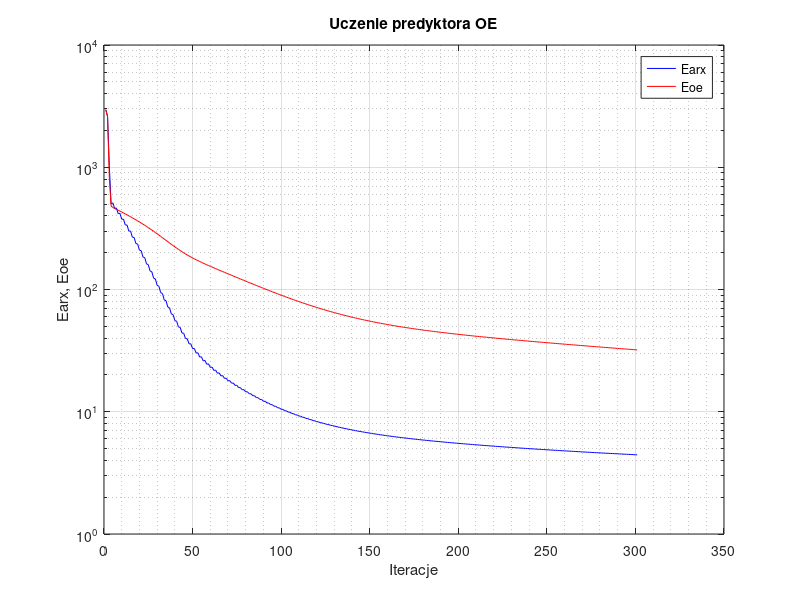
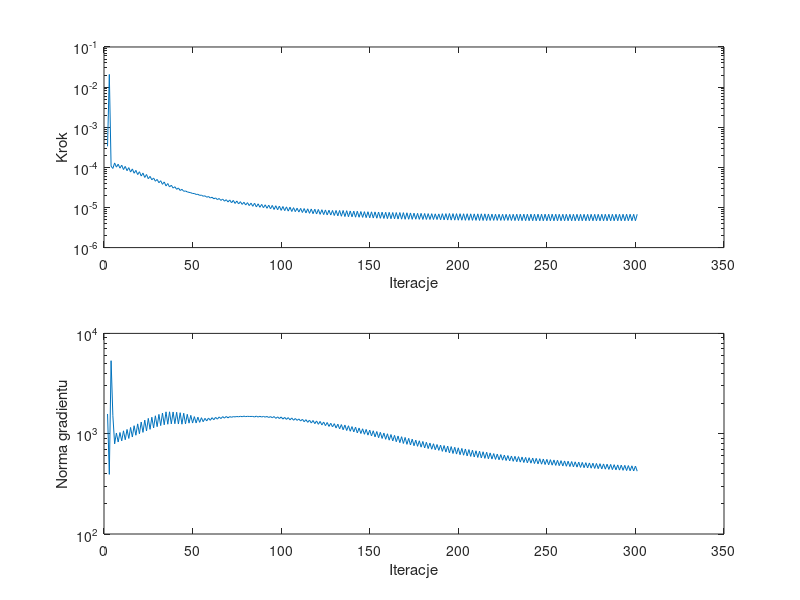

These figures' MATLAB source, in order:
%uczenie predyktora oe
clear all;
n=0; farx(n+1)=2.966373e+003; foe(n+1)=2.946506e+003; wspucz(n+1)=0.000000e+000; ng(n+1)=0.000000e+000;
n=1; farx(n+1)=2.609519e+003; foe(n+1)=2.607865e+003; krok(n+1)=3.347436e-004; ng(n+1)=1.572712e+003;
n=2; farx(n+1)=1.028743e+003; foe(n+1)=8.261857e+002; krok(n+1)=2.069473e-002; ng(n+1)=3.929852e+002;
n=3; farx(n+1)=5.007362e+002; foe(n+1)=4.819621e+002; krok(n+1)=1.067624e-004; ng(n+1)=5.341779e+003;
n=4; farx(n+1)=5.114030e+002; foe(n+1)=4.680029e+002; krok(n+1)=9.374630e-005; ng(n+1)=1.510876e+003;
n=5; farx(n+1)=4.606756e+002; foe(n+1)=4.599857e+002; krok(n+1)=1.289459e-004; ng(n+1)=7.916524e+002;
n=6; farx(n+1)=4.646830e+002; foe(n+1)=4.526194e+002; krok(n+1)=1.012576e-004; ng(n+1)=1.016171e+003;
n=7; farx(n+1)=4.173081e+002; foe(n+1)=4.449221e+002; krok(n+1)=1.200037e-004; ng(n+1)=8.267738e+002;
n=8; farx(n+1)=4.194464e+002; foe(n+1)=4.376686e+002; krok(n+1)=9.532169e-005; ng(n+1)=1.027868e+003;
n=9; farx(n+1)=3.759170e+002; foe(n+1)=4.300678e+002; krok(n+1)=1.131625e-004; ng(n+1)=8.483263e+002;
n=10; farx(n+1)=3.768613e+002; foe(n+1)=4.228654e+002; krok(n+1)=8.824176e-005; ng(n+1)=1.068071e+003;
n=11; farx(n+1)=3.373708e+002; foe(n+1)=4.153186e+002; krok(n+1)=1.055848e-004; ng(n+1)=8.701543e+002;
n=12; farx(n+1)=3.371458e+002; foe(n+1)=4.081565e+002; krok(n+1)=8.254679e-005; ng(n+1)=1.102662e+003;
n=13; farx(n+1)=3.012939e+002; foe(n+1)=4.006485e+002; krok(n+1)=9.848602e-005; ng(n+1)=8.968512e+002;
n=14; farx(n+1)=3.003405e+002; foe(n+1)=3.934975e+002; krok(n+1)=7.631158e-005; ng(n+1)=1.154308e+003;
n=15; farx(n+1)=2.680729e+002; foe(n+1)=3.860063e+002; krok(n+1)=9.144347e-005; ng(n+1)=9.267852e+002;
n=16; farx(n+1)=2.665145e+002; foe(n+1)=3.788659e+002; krok(n+1)=7.130722e-005; ng(n+1)=1.201394e+003;
n=17; farx(n+1)=2.375780e+002; foe(n+1)=3.714064e+002; krok(n+1)=8.408970e-005; ng(n+1)=9.651857e+002;
n=18; farx(n+1)=2.356261e+002; foe(n+1)=3.642708e+002; krok(n+1)=6.596013e-005; ng(n+1)=1.253187e+003;
n=19; farx(n+1)=2.097675e+002; foe(n+1)=3.568276e+002; krok(n+1)=7.777812e-005; ng(n+1)=9.983920e+002;
n=20; farx(n+1)=2.075906e+002; foe(n+1)=3.497004e+002; krok(n+1)=6.079792e-005; ng(n+1)=1.307480e+003;
n=21; farx(n+1)=1.845453e+002; foe(n+1)=3.422786e+002; krok(n+1)=7.204982e-005; ng(n+1)=1.030623e+003;
n=22; farx(n+1)=1.823072e+002; foe(n+1)=3.351681e+002; krok(n+1)=5.603333e-005; ng(n+1)=1.365717e+003;
n=23; farx(n+1)=1.618928e+002; foe(n+1)=3.277924e+002; krok(n+1)=6.630174e-005; ng(n+1)=1.065181e+003;
n=24; farx(n+1)=1.596772e+002; foe(n+1)=3.207215e+002; krok(n+1)=5.210339e-005; ng(n+1)=1.421250e+003;
n=25; farx(n+1)=1.418644e+002; foe(n+1)=3.134372e+002; krok(n+1)=5.962617e-005; ng(n+1)=1.105555e+003;
n=26; farx(n+1)=1.395945e+002; foe(n+1)=3.064517e+002; krok(n+1)=4.888219e-005; ng(n+1)=1.459767e+003;
n=27; farx(n+1)=1.239836e+002; foe(n+1)=2.992829e+002; krok(n+1)=5.429951e-005; ng(n+1)=1.140532e+003;
n=28; farx(n+1)=1.218609e+002; foe(n+1)=2.924045e+002; krok(n+1)=4.508384e-005; ng(n+1)=1.508762e+003;
n=29; farx(n+1)=1.081863e+002; foe(n+1)=2.853808e+002; krok(n+1)=5.001332e-005; ng(n+1)=1.175324e+003;
n=30; farx(n+1)=1.062953e+002; foe(n+1)=2.786520e+002; krok(n+1)=4.135969e-005; ng(n+1)=1.557374e+003;
n=31; farx(n+1)=9.430687e+001; foe(n+1)=2.718213e+002; krok(n+1)=4.645269e-005; ng(n+1)=1.204486e+003;
n=32; farx(n+1)=9.272174e+001; foe(n+1)=2.652885e+002; krok(n+1)=3.773938e-005; ng(n+1)=1.606958e+003;
n=33; farx(n+1)=8.222386e+001; foe(n+1)=2.587089e+002; krok(n+1)=4.334515e-005; ng(n+1)=1.226629e+003;
n=34; farx(n+1)=8.096685e+001; foe(n+1)=2.524240e+002; krok(n+1)=3.440034e-005; ng(n+1)=1.651949e+003;
n=35; farx(n+1)=7.196860e+001; foe(n+1)=2.461569e+002; krok(n+1)=3.955346e-005; ng(n+1)=1.242802e+003;
n=36; farx(n+1)=7.089505e+001; foe(n+1)=2.402147e+002; krok(n+1)=3.242569e-005; ng(n+1)=1.653078e+003;
n=37; farx(n+1)=6.319617e+001; foe(n+1)=2.343370e+002; krok(n+1)=3.584012e-005; ng(n+1)=1.253359e+003;
n=38; farx(n+1)=6.232780e+001; foe(n+1)=2.287811e+002; krok(n+1)=3.047298e-005; ng(n+1)=1.646663e+003;
n=39; farx(n+1)=5.572050e+001; foe(n+1)=2.233297e+002; krok(n+1)=3.287905e-005; ng(n+1)=1.257221e+003;
n=40; farx(n+1)=5.507318e+001; foe(n+1)=2.181938e+002; krok(n+1)=2.832743e-005; ng(n+1)=1.636097e+003;
n=41; farx(n+1)=4.939838e+001; foe(n+1)=2.131877e+002; krok(n+1)=3.061523e-005; ng(n+1)=1.249258e+003;
n=42; farx(n+1)=4.896077e+001; foe(n+1)=2.084927e+002; krok(n+1)=2.647223e-005; ng(n+1)=1.619122e+003;
n=43; farx(n+1)=4.411178e+001; foe(n+1)=2.039450e+002; krok(n+1)=2.832743e-005; ng(n+1)=1.243532e+003;
n=44; farx(n+1)=4.384028e+001; foe(n+1)=1.996935e+002; krok(n+1)=2.531441e-005; ng(n+1)=1.599793e+003;
n=45; farx(n+1)=3.970700e+001; foe(n+1)=1.955968e+002; krok(n+1)=2.581106e-005; ng(n+1)=1.253317e+003;
n=46; farx(n+1)=3.955469e+001; foe(n+1)=1.917638e+002; krok(n+1)=2.444110e-005; ng(n+1)=1.561294e+003;
n=47; farx(n+1)=3.599726e+001; foe(n+1)=1.880749e+002; krok(n+1)=2.383042e-005; ng(n+1)=1.273780e+003;
n=48; farx(n+1)=3.595568e+001; foe(n+1)=1.846180e+002; krok(n+1)=2.331194e-005; ng(n+1)=1.524026e+003;
n=49; farx(n+1)=3.288458e+001; foe(n+1)=1.812860e+002; krok(n+1)=2.230894e-005; ng(n+1)=1.276761e+003;
n=50; farx(n+1)=3.292538e+001; foe(n+1)=1.781534e+002; krok(n+1)=2.230894e-005; ng(n+1)=1.480314e+003;
n=51; farx(n+1)=3.024409e+001; foe(n+1)=1.751229e+002; krok(n+1)=2.114892e-005; ng(n+1)=1.278600e+003;
n=52; farx(n+1)=3.036309e+001; foe(n+1)=1.722634e+002; krok(n+1)=2.132008e-005; ng(n+1)=1.461833e+003;
n=53; farx(n+1)=2.800750e+001; foe(n+1)=1.694785e+002; krok(n+1)=2.003236e-005; ng(n+1)=1.297815e+003;
n=54; farx(n+1)=2.817420e+001; foe(n+1)=1.668412e+002; krok(n+1)=2.031518e-005; ng(n+1)=1.443790e+003;
n=55; farx(n+1)=2.610335e+001; foe(n+1)=1.642546e+002; krok(n+1)=1.906326e-005; ng(n+1)=1.316342e+003;
n=56; farx(n+1)=2.629121e+001; foe(n+1)=1.617948e+002; krok(n+1)=1.953303e-005; ng(n+1)=1.423355e+003;
n=57; farx(n+1)=2.446954e+001; foe(n+1)=1.593655e+002; krok(n+1)=1.801245e-005; ng(n+1)=1.340198e+003;
n=58; farx(n+1)=2.464844e+001; foe(n+1)=1.570463e+002; krok(n+1)=1.877682e-005; ng(n+1)=1.433215e+003;
n=59; farx(n+1)=2.304101e+001; foe(n+1)=1.547461e+002; krok(n+1)=1.722049e-005; ng(n+1)=1.359529e+003;
n=60; farx(n+1)=2.320540e+001; foe(n+1)=1.525430e+002; krok(n+1)=1.799457e-005; ng(n+1)=1.445476e+003;
n=61; farx(n+1)=2.178632e+001; foe(n+1)=1.503492e+002; krok(n+1)=1.644725e-005; ng(n+1)=1.378292e+003;
n=62; farx(n+1)=2.192542e+001; foe(n+1)=1.482414e+002; krok(n+1)=1.729605e-005; ng(n+1)=1.456088e+003;
n=63; farx(n+1)=2.067307e+001; foe(n+1)=1.461376e+002; krok(n+1)=1.568168e-005; ng(n+1)=1.396641e+003;
n=64; farx(n+1)=2.078085e+001; foe(n+1)=1.441086e+002; krok(n+1)=1.675717e-005; ng(n+1)=1.469226e+003;
n=65; farx(n+1)=1.966792e+001; foe(n+1)=1.420822e+002; krok(n+1)=1.498382e-005; ng(n+1)=1.414659e+003;
n=66; farx(n+1)=1.974868e+001; foe(n+1)=1.401229e+002; krok(n+1)=1.621284e-005; ng(n+1)=1.480486e+003;
n=67; farx(n+1)=1.875469e+001; foe(n+1)=1.381656e+002; krok(n+1)=1.433996e-005; ng(n+1)=1.428720e+003;
n=68; farx(n+1)=1.881021e+001; foe(n+1)=1.362686e+002; krok(n+1)=1.564369e-005; ng(n+1)=1.486062e+003;
n=69; farx(n+1)=1.792216e+001; foe(n+1)=1.343766e+002; krok(n+1)=1.373458e-005; ng(n+1)=1.437930e+003;
n=70; farx(n+1)=1.795475e+001; foe(n+1)=1.325339e+002; krok(n+1)=1.539889e-005; ng(n+1)=1.480702e+003;
n=71; farx(n+1)=1.715073e+001; foe(n+1)=1.306974e+002; krok(n+1)=1.308609e-005; ng(n+1)=1.457308e+003;
n=72; farx(n+1)=1.716637e+001; foe(n+1)=1.289081e+002; krok(n+1)=1.502405e-005; ng(n+1)=1.480576e+003;
n=73; farx(n+1)=1.643395e+001; foe(n+1)=1.271268e+002; krok(n+1)=1.259177e-005; ng(n+1)=1.470009e+003;
n=74; farx(n+1)=1.643758e+001; foe(n+1)=1.253914e+002; krok(n+1)=1.448879e-005; ng(n+1)=1.484566e+003;
n=75; farx(n+1)=1.576762e+001; foe(n+1)=1.236677e+002; krok(n+1)=1.224850e-005; ng(n+1)=1.474080e+003;
n=76; farx(n+1)=1.576396e+001; foe(n+1)=1.219864e+002; krok(n+1)=1.395508e-005; ng(n+1)=1.491499e+003;
n=77; farx(n+1)=1.514849e+001; foe(n+1)=1.203179e+002; krok(n+1)=1.191391e-005; ng(n+1)=1.477324e+003;
n=78; farx(n+1)=1.513920e+001; foe(n+1)=1.186892e+002; krok(n+1)=1.348707e-005; ng(n+1)=1.496421e+003;
n=79; farx(n+1)=1.457450e+001; foe(n+1)=1.170738e+002; krok(n+1)=1.150792e-005; ng(n+1)=1.480691e+003;
n=80; farx(n+1)=1.455745e+001; foe(n+1)=1.154930e+002; krok(n+1)=1.318762e-005; ng(n+1)=1.489516e+003;
n=81; farx(n+1)=1.403673e+001; foe(n+1)=1.139283e+002; krok(n+1)=1.112285e-005; ng(n+1)=1.485334e+003;
n=82; farx(n+1)=1.401441e+001; foe(n+1)=1.123964e+002; krok(n+1)=1.283755e-005; ng(n+1)=1.485632e+003;
n=83; farx(n+1)=1.353653e+001; foe(n+1)=1.108826e+002; krok(n+1)=1.069939e-005; ng(n+1)=1.486773e+003;
n=84; farx(n+1)=1.350707e+001; foe(n+1)=1.093942e+002; krok(n+1)=1.278257e-005; ng(n+1)=1.468176e+003;
n=85; farx(n+1)=1.306304e+001; foe(n+1)=1.079243e+002; krok(n+1)=1.029142e-005; ng(n+1)=1.497413e+003;
n=86; farx(n+1)=1.303077e+001; foe(n+1)=1.064852e+002; krok(n+1)=1.234279e-005; ng(n+1)=1.465558e+003;
n=87; farx(n+1)=1.261893e+001; foe(n+1)=1.050686e+002; krok(n+1)=1.010255e-005; ng(n+1)=1.490486e+003;
n=88; farx(n+1)=1.258669e+001; foe(n+1)=1.036803e+002; krok(n+1)=1.194000e-005; ng(n+1)=1.467449e+003;
n=89; farx(n+1)=1.220441e+001; foe(n+1)=1.023132e+002; krok(n+1)=9.849580e-006; ng(n+1)=1.486725e+003;
n=90; farx(n+1)=1.217129e+001; foe(n+1)=1.009728e+002; krok(n+1)=1.165470e-005; ng(n+1)=1.462697e+003;
n=91; farx(n+1)=1.181682e+001; foe(n+1)=9.965265e+001; krok(n+1)=9.540944e-006; ng(n+1)=1.485144e+003;
n=92; farx(n+1)=1.178163e+001; foe(n+1)=9.835732e+001; krok(n+1)=1.142338e-005; ng(n+1)=1.450678e+003;
n=93; farx(n+1)=1.145231e+001; foe(n+1)=9.708397e+001; krok(n+1)=9.279533e-006; ng(n+1)=1.481330e+003;
n=94; farx(n+1)=1.141665e+001; foe(n+1)=9.583454e+001; krok(n+1)=1.126542e-005; ng(n+1)=1.441410e+003;
n=95; farx(n+1)=1.111130e+001; foe(n+1)=9.460326e+001; krok(n+1)=8.913402e-006; ng(n+1)=1.483210e+003;
n=96; farx(n+1)=1.107275e+001; foe(n+1)=9.339500e+001; krok(n+1)=1.104522e-005; ng(n+1)=1.420848e+003;
n=97; farx(n+1)=1.078862e+001; foe(n+1)=9.221211e+001; krok(n+1)=8.753190e-006; ng(n+1)=1.471839e+003;
n=98; farx(n+1)=1.075128e+001; foe(n+1)=9.105031e+001; krok(n+1)=1.083629e-005; ng(n+1)=1.414738e+003;
n=99; farx(n+1)=1.048695e+001; foe(n+1)=8.990911e+001; krok(n+1)=8.466097e-006; ng(n+1)=1.469329e+003;
n=100; farx(n+1)=1.044868e+001; foe(n+1)=8.878912e+001; krok(n+1)=1.057446e-005; ng(n+1)=1.397852e+003;
n=101; farx(n+1)=1.020258e+001; foe(n+1)=8.769519e+001; krok(n+1)=8.333245e-006; ng(n+1)=1.454322e+003;
n=102; farx(n+1)=1.016559e+001; foe(n+1)=8.661948e+001; krok(n+1)=1.035782e-005; ng(n+1)=1.389002e+003;
n=103; farx(n+1)=9.936208e+000; foe(n+1)=8.556714e+001; krok(n+1)=8.112714e-006; ng(n+1)=1.446680e+003;
n=104; farx(n+1)=9.899506e+000; foe(n+1)=8.453277e+001; krok(n+1)=1.017255e-005; ng(n+1)=1.373890e+003;
n=105; farx(n+1)=9.685394e+000; foe(n+1)=8.352209e+001; krok(n+1)=7.938342e-006; ng(n+1)=1.436039e+003;
n=106; farx(n+1)=9.649656e+000; foe(n+1)=8.252947e+001; krok(n+1)=9.888364e-006; ng(n+1)=1.361739e+003;
n=107; farx(n+1)=9.449200e+000; foe(n+1)=8.156240e+001; krok(n+1)=7.864914e-006; ng(n+1)=1.418225e+003;
n=108; farx(n+1)=9.415791e+000; foe(n+1)=8.061285e+001; krok(n+1)=9.598928e-006; ng(n+1)=1.356904e+003;
n=109; farx(n+1)=9.228997e+000; foe(n+1)=7.968619e+001; krok(n+1)=7.698578e-006; ng(n+1)=1.403314e+003;
n=110; farx(n+1)=9.195941e+000; foe(n+1)=7.877426e+001; krok(n+1)=9.497821e-006; ng(n+1)=1.337695e+003;
n=111; farx(n+1)=9.021738e+000; foe(n+1)=7.788443e+001; krok(n+1)=7.488082e-006; ng(n+1)=1.393130e+003;
n=112; farx(n+1)=8.988809e+000; foe(n+1)=7.700853e+001; krok(n+1)=9.405221e-006; ng(n+1)=1.316209e+003;
n=113; farx(n+1)=8.826018e+000; foe(n+1)=7.615493e+001; krok(n+1)=7.316160e-006; ng(n+1)=1.381020e+003;
n=114; farx(n+1)=8.793822e+000; foe(n+1)=7.531528e+001; krok(n+1)=9.272806e-006; ng(n+1)=1.298170e+003;
n=115; farx(n+1)=8.641891e+000; foe(n+1)=7.449735e+001; krok(n+1)=7.147272e-006; ng(n+1)=1.366899e+003;
n=116; farx(n+1)=8.610115e+000; foe(n+1)=7.369188e+001; krok(n+1)=9.188990e-006; ng(n+1)=1.276699e+003;
n=117; farx(n+1)=8.467875e+000; foe(n+1)=7.290785e+001; krok(n+1)=6.997257e-006; ng(n+1)=1.354806e+003;
n=118; farx(n+1)=8.437048e+000; foe(n+1)=7.213686e+001; krok(n+1)=9.049168e-006; ng(n+1)=1.258952e+003;
n=119; farx(n+1)=8.303925e+000; foe(n+1)=7.138665e+001; krok(n+1)=6.869231e-006; ng(n+1)=1.340063e+003;
n=120; farx(n+1)=8.274009e+000; foe(n+1)=7.064881e+001; krok(n+1)=8.932063e-006; ng(n+1)=1.240336e+003;
n=121; farx(n+1)=8.149295e+000; foe(n+1)=6.993079e+001; krok(n+1)=6.741397e-006; ng(n+1)=1.326008e+003;
n=122; farx(n+1)=8.120278e+000; foe(n+1)=6.922495e+001; krok(n+1)=8.794029e-006; ng(n+1)=1.221426e+003;
n=123; farx(n+1)=8.003417e+000; foe(n+1)=6.853893e+001; krok(n+1)=6.639014e-006; ng(n+1)=1.308441e+003;
n=124; farx(n+1)=7.975360e+000; foe(n+1)=6.786409e+001; krok(n+1)=8.682944e-006; ng(n+1)=1.202838e+003;
n=125; farx(n+1)=7.865865e+000; foe(n+1)=6.720792e+001; krok(n+1)=6.514692e-006; ng(n+1)=1.293208e+003;
n=126; farx(n+1)=7.838476e+000; foe(n+1)=6.656210e+001; krok(n+1)=8.546025e-006; ng(n+1)=1.181386e+003;
n=127; farx(n+1)=7.735429e+000; foe(n+1)=6.593646e+001; krok(n+1)=6.473636e-006; ng(n+1)=1.271621e+003;
n=128; farx(n+1)=7.709575e+000; foe(n+1)=6.532122e+001; krok(n+1)=8.423638e-006; ng(n+1)=1.168939e+003;
n=129; farx(n+1)=7.613173e+000; foe(n+1)=6.472191e+001; krok(n+1)=6.307179e-006; ng(n+1)=1.259192e+003;
n=130; farx(n+1)=7.587252e+000; foe(n+1)=6.413122e+001; krok(n+1)=8.429495e-006; ng(n+1)=1.140291e+003;
n=131; farx(n+1)=7.496818e+000; foe(n+1)=6.355768e+001; krok(n+1)=6.182960e-006; ng(n+1)=1.244659e+003;
n=132; farx(n+1)=7.471334e+000; foe(n+1)=6.299212e+001; krok(n+1)=8.423638e-006; ng(n+1)=1.117061e+003;
n=133; farx(n+1)=7.386407e+000; foe(n+1)=6.244221e+001; krok(n+1)=6.043919e-006; ng(n+1)=1.232952e+003;
n=134; farx(n+1)=7.361256e+000; foe(n+1)=6.190041e+001; krok(n+1)=8.423638e-006; ng(n+1)=1.094040e+003;
n=135; farx(n+1)=7.281236e+000; foe(n+1)=6.137336e+001; krok(n+1)=5.939356e-006; ng(n+1)=1.219987e+003;
n=136; farx(n+1)=7.256880e+000; foe(n+1)=6.085592e+001; krok(n+1)=8.316918e-006; ng(n+1)=1.075759e+003;
n=137; farx(n+1)=7.181556e+000; foe(n+1)=6.035300e+001; krok(n+1)=5.874564e-006; ng(n+1)=1.199962e+003;
n=138; farx(n+1)=7.158022e+000; foe(n+1)=5.985888e+001; krok(n+1)=8.186754e-006; ng(n+1)=1.057738e+003;
n=139; farx(n+1)=7.086972e+000; foe(n+1)=5.937975e+001; krok(n+1)=5.841462e-006; ng(n+1)=1.177226e+003;
n=140; farx(n+1)=7.064398e+000; foe(n+1)=5.890871e+001; krok(n+1)=8.106422e-006; ng(n+1)=1.042289e+003;
n=141; farx(n+1)=6.997602e+000; foe(n+1)=5.844985e+001; krok(n+1)=5.724232e-006; ng(n+1)=1.161993e+003;
n=142; farx(n+1)=6.975177e+000; foe(n+1)=5.799765e+001; krok(n+1)=8.058704e-006; ng(n+1)=1.018012e+003;
n=143; farx(n+1)=6.912007e+000; foe(n+1)=5.756028e+001; krok(n+1)=5.705400e-006; ng(n+1)=1.139559e+003;
n=144; farx(n+1)=6.890615e+000; foe(n+1)=5.712959e+001; krok(n+1)=7.920990e-006; ng(n+1)=1.004232e+003;
n=145; farx(n+1)=6.830907e+000; foe(n+1)=5.671194e+001; krok(n+1)=5.659503e-006; ng(n+1)=1.119381e+003;
n=146; farx(n+1)=6.810154e+000; foe(n+1)=5.630043e+001; krok(n+1)=7.864914e-006; ng(n+1)=9.870794e+002;
n=147; farx(n+1)=6.753732e+000; foe(n+1)=5.590039e+001; krok(n+1)=5.581081e-006; ng(n+1)=1.103176e+003;
n=148; farx(n+1)=6.733364e+000; foe(n+1)=5.550623e+001; krok(n+1)=7.829941e-006; ng(n+1)=9.673973e+002;
n=149; farx(n+1)=6.679979e+000; foe(n+1)=5.512327e+001; krok(n+1)=5.519987e-006; ng(n+1)=1.085733e+003;
n=150; farx(n+1)=6.660063e+000; foe(n+1)=5.474598e+001; krok(n+1)=7.794783e-006; ng(n+1)=9.492042e+002;
n=151; farx(n+1)=6.609550e+000; foe(n+1)=5.437891e+001; krok(n+1)=5.447762e-006; ng(n+1)=1.069472e+003;
n=152; farx(n+1)=6.589963e+000; foe(n+1)=5.401715e+001; krok(n+1)=7.760930e-006; ng(n+1)=9.297723e+002;
n=153; farx(n+1)=6.542101e+000; foe(n+1)=5.366566e+001; krok(n+1)=5.396550e-006; ng(n+1)=1.051444e+003;
n=154; farx(n+1)=6.522946e+000; foe(n+1)=5.331907e+001; krok(n+1)=7.698578e-006; ng(n+1)=9.120345e+002;
n=155; farx(n+1)=6.477509e+000; foe(n+1)=5.298271e+001; krok(n+1)=5.365259e-006; ng(n+1)=1.032206e+003;
n=156; farx(n+1)=6.458860e+000; foe(n+1)=5.265097e+001; krok(n+1)=7.638196e-006; ng(n+1)=8.962320e+002;
n=157; farx(n+1)=6.415697e+000; foe(n+1)=5.232843e+001; krok(n+1)=5.320105e-006; ng(n+1)=1.015046e+003;
n=158; farx(n+1)=6.397435e+000; foe(n+1)=5.201039e+001; krok(n+1)=7.598479e-006; ng(n+1)=8.795697e+002;
n=159; farx(n+1)=6.356430e+000; foe(n+1)=5.170081e+001; krok(n+1)=5.269152e-006; ng(n+1)=9.985044e+002;
n=160; farx(n+1)=6.338475e+000; foe(n+1)=5.139540e+001; krok(n+1)=7.559984e-006; ng(n+1)=8.622023e+002;
n=161; farx(n+1)=6.299436e+000; foe(n+1)=5.109840e+001; krok(n+1)=5.238884e-006; ng(n+1)=9.809124e+002;
n=162; farx(n+1)=6.281906e+000; foe(n+1)=5.080549e+001; krok(n+1)=7.488082e-006; ng(n+1)=8.470329e+002;
n=163; farx(n+1)=6.244734e+000; foe(n+1)=5.052063e+001; krok(n+1)=5.212503e-006; ng(n+1)=9.624985e+002;
n=164; farx(n+1)=6.227512e+000; foe(n+1)=5.023929e+001; krok(n+1)=7.471755e-006; ng(n+1)=8.314854e+002;
n=165; farx(n+1)=6.192115e+000; foe(n+1)=4.996491e+001; krok(n+1)=5.152786e-006; ng(n+1)=9.484558e+002;
n=166; farx(n+1)=6.175054e+000; foe(n+1)=4.969389e+001; krok(n+1)=7.471755e-006; ng(n+1)=8.141382e+002;
n=167; farx(n+1)=6.141283e+000; foe(n+1)=4.942970e+001; krok(n+1)=5.112452e-006; ng(n+1)=9.334318e+002;
n=168; farx(n+1)=6.124490e+000; foe(n+1)=4.916891e+001; krok(n+1)=7.441220e-006; ng(n+1)=7.988333e+002;
n=169; farx(n+1)=6.092267e+000; foe(n+1)=4.891455e+001; krok(n+1)=5.074573e-006; ng(n+1)=9.177738e+002;
n=170; farx(n+1)=6.075732e+000; foe(n+1)=4.866320e+001; krok(n+1)=7.381362e-006; ng(n+1)=7.831876e+002;
n=171; farx(n+1)=6.044877e+000; foe(n+1)=4.841894e+001; krok(n+1)=5.082078e-006; ng(n+1)=8.989014e+002;
n=172; farx(n+1)=6.028770e+000; foe(n+1)=4.817750e+001; krok(n+1)=7.303802e-006; ng(n+1)=7.716196e+002;
n=173; farx(n+1)=5.999228e+000; foe(n+1)=4.794213e+001; krok(n+1)=5.062902e-006; ng(n+1)=8.831207e+002;
n=174; farx(n+1)=5.983463e+000; foe(n+1)=4.770946e+001; krok(n+1)=7.204914e-006; ng(n+1)=7.582942e+002;
n=175; farx(n+1)=5.955083e+000; foe(n+1)=4.748339e+001; krok(n+1)=5.093343e-006; ng(n+1)=8.632749e+002;
n=176; farx(n+1)=5.939736e+000; foe(n+1)=4.725971e+001; krok(n+1)=7.136974e-006; ng(n+1)=7.485912e+002;
n=177; farx(n+1)=5.912540e+000; foe(n+1)=4.704111e+001; krok(n+1)=5.055637e-006; ng(n+1)=8.501225e+002;
n=178; farx(n+1)=5.897327e+000; foe(n+1)=4.682476e+001; krok(n+1)=7.133044e-006; ng(n+1)=7.343553e+002;
n=179; farx(n+1)=5.871235e+000; foe(n+1)=4.661324e+001; krok(n+1)=5.025196e-006; ng(n+1)=8.370699e+002;
n=180; farx(n+1)=5.856223e+000; foe(n+1)=4.640395e+001; krok(n+1)=7.086051e-006; ng(n+1)=7.211408e+002;
n=181; farx(n+1)=5.831138e+000; foe(n+1)=4.619969e+001; krok(n+1)=5.025196e-006; ng(n+1)=8.213586e+002;
n=182; farx(n+1)=5.816392e+000; foe(n+1)=4.599741e+001; krok(n+1)=7.026980e-006; ng(n+1)=7.107643e+002;
n=183; farx(n+1)=5.792264e+000; foe(n+1)=4.579985e+001; krok(n+1)=5.017758e-006; ng(n+1)=8.067262e+002;
n=184; farx(n+1)=5.777708e+000; foe(n+1)=4.560400e+001; krok(n+1)=7.000011e-006; ng(n+1)=7.004550e+002;
n=185; farx(n+1)=5.754458e+000; foe(n+1)=4.541243e+001; krok(n+1)=5.005977e-006; ng(n+1)=7.942586e+002;
n=186; farx(n+1)=5.740147e+000; foe(n+1)=4.522281e+001; krok(n+1)=6.939469e-006; ng(n+1)=6.913440e+002;
n=187; farx(n+1)=5.717733e+000; foe(n+1)=4.503723e+001; krok(n+1)=5.005977e-006; ng(n+1)=7.802795e+002;
n=188; farx(n+1)=5.703603e+000; foe(n+1)=4.485341e+001; krok(n+1)=6.917402e-006; ng(n+1)=6.822111e+002;
n=189; farx(n+1)=5.682119e+000; foe(n+1)=4.467299e+001; krok(n+1)=4.944182e-006; ng(n+1)=7.699747e+002;
n=190; farx(n+1)=5.667851e+000; foe(n+1)=4.449339e+001; krok(n+1)=7.005815e-006; ng(n+1)=6.663497e+002;
n=191; farx(n+1)=5.647154e+000; foe(n+1)=4.431753e+001; krok(n+1)=4.903075e-006; ng(n+1)=7.619128e+002;
n=192; farx(n+1)=5.632959e+000; foe(n+1)=4.414274e+001; krok(n+1)=7.018913e-006; ng(n+1)=6.555993e+002;
n=193; farx(n+1)=5.613048e+000; foe(n+1)=4.397141e+001; krok(n+1)=4.858372e-006; ng(n+1)=7.525785e+002;
n=194; farx(n+1)=5.598831e+000; foe(n+1)=4.380075e+001; krok(n+1)=7.065934e-006; ng(n+1)=6.430660e+002;
n=195; farx(n+1)=5.579593e+000; foe(n+1)=4.363363e+001; krok(n+1)=4.837436e-006; ng(n+1)=7.439172e+002;
n=196; farx(n+1)=5.565554e+000; foe(n+1)=4.346762e+001; krok(n+1)=7.026980e-006; ng(n+1)=6.346812e+002;
n=197; farx(n+1)=5.546956e+000; foe(n+1)=4.330497e+001; krok(n+1)=4.833762e-006; ng(n+1)=7.325340e+002;
n=198; farx(n+1)=5.533058e+000; foe(n+1)=4.314332e+001; krok(n+1)=7.010971e-006; ng(n+1)=6.264797e+002;
n=199; farx(n+1)=5.515082e+000; foe(n+1)=4.298459e+001; krok(n+1)=4.814375e-006; ng(n+1)=7.232411e+002;
n=200; farx(n+1)=5.501296e+000; foe(n+1)=4.282689e+001; krok(n+1)=6.997257e-006; ng(n+1)=6.175591e+002;
n=201; farx(n+1)=5.483888e+000; foe(n+1)=4.267203e+001; krok(n+1)=4.811020e-006; ng(n+1)=7.132234e+002;
n=202; farx(n+1)=5.470254e+000; foe(n+1)=4.251830e+001; krok(n+1)=6.971762e-006; ng(n+1)=6.103235e+002;
n=203; farx(n+1)=5.453432e+000; foe(n+1)=4.236701e+001; krok(n+1)=4.785964e-006; ng(n+1)=7.041074e+002;
n=204; farx(n+1)=5.439856e+000; foe(n+1)=4.221652e+001; krok(n+1)=6.975132e-006; ng(n+1)=6.005138e+002;
n=205; farx(n+1)=5.423545e+000; foe(n+1)=4.206874e+001; krok(n+1)=4.786183e-006; ng(n+1)=6.943178e+002;
n=206; farx(n+1)=5.410128e+000; foe(n+1)=4.192184e+001; krok(n+1)=6.939469e-006; ng(n+1)=5.937849e+002;
n=207; farx(n+1)=5.394325e+000; foe(n+1)=4.177738e+001; krok(n+1)=4.777380e-006; ng(n+1)=6.848397e+002;
n=208; farx(n+1)=5.381011e+000; foe(n+1)=4.163361e+001; krok(n+1)=6.925078e-006; ng(n+1)=5.862722e+002;
n=209; farx(n+1)=5.365692e+000; foe(n+1)=4.149229e+001; krok(n+1)=4.769474e-006; ng(n+1)=6.756844e+002;
n=210; farx(n+1)=5.352447e+000; foe(n+1)=4.135150e+001; krok(n+1)=6.935028e-006; ng(n+1)=5.797671e+002;
n=211; farx(n+1)=5.337616e+000; foe(n+1)=4.121285e+001; krok(n+1)=4.739811e-006; ng(n+1)=6.687971e+002;
n=212; farx(n+1)=5.324411e+000; foe(n+1)=4.107461e+001; krok(n+1)=6.948457e-006; ng(n+1)=5.726676e+002;
n=213; farx(n+1)=5.310004e+000; foe(n+1)=4.093872e+001; krok(n+1)=4.738273e-006; ng(n+1)=6.606087e+002;
n=214; farx(n+1)=5.296914e+000; foe(n+1)=4.080337e+001; krok(n+1)=6.935028e-006; ng(n+1)=5.677962e+002;
n=215; farx(n+1)=5.282928e+000; foe(n+1)=4.066996e+001; krok(n+1)=4.725500e-006; ng(n+1)=6.535824e+002;
n=216; farx(n+1)=5.269977e+000; foe(n+1)=4.053720e+001; krok(n+1)=6.891598e-006; ng(n+1)=5.624475e+002;
n=217; farx(n+1)=5.256355e+000; foe(n+1)=4.040664e+001; krok(n+1)=4.748910e-006; ng(n+1)=6.433355e+002;
n=218; farx(n+1)=5.243601e+000; foe(n+1)=4.027669e+001; krok(n+1)=6.824661e-006; ng(n+1)=5.586830e+002;
n=219; farx(n+1)=5.230341e+000; foe(n+1)=4.014878e+001; krok(n+1)=4.762141e-006; ng(n+1)=6.338643e+002;
n=220; farx(n+1)=5.217708e+000; foe(n+1)=4.002129e+001; krok(n+1)=6.801400e-006; ng(n+1)=5.542786e+002;
n=221; farx(n+1)=5.204812e+000; foe(n+1)=3.989560e+001; krok(n+1)=4.757739e-006; ng(n+1)=6.267071e+002;
n=222; farx(n+1)=5.192282e+000; foe(n+1)=3.977035e+001; krok(n+1)=6.780679e-006; ng(n+1)=5.495150e+002;
n=223; farx(n+1)=5.179738e+000; foe(n+1)=3.964686e+001; krok(n+1)=4.755446e-006; ng(n+1)=6.191149e+002;
n=224; farx(n+1)=5.167290e+000; foe(n+1)=3.952369e+001; krok(n+1)=6.773676e-006; ng(n+1)=5.446466e+002;
n=225; farx(n+1)=5.155082e+000; foe(n+1)=3.940221e+001; krok(n+1)=4.752214e-006; ng(n+1)=6.123767e+002;
n=226; farx(n+1)=5.142731e+000; foe(n+1)=3.928107e+001; krok(n+1)=6.755832e-006; ng(n+1)=5.401650e+002;
n=227; farx(n+1)=5.130844e+000; foe(n+1)=3.916157e+001; krok(n+1)=4.752214e-006; ng(n+1)=6.053991e+002;
n=228; farx(n+1)=5.118584e+000; foe(n+1)=3.904237e+001; krok(n+1)=6.742385e-006; ng(n+1)=5.358008e+002;
n=229; farx(n+1)=5.107026e+000; foe(n+1)=3.892471e+001; krok(n+1)=4.739811e-006; ng(n+1)=5.992749e+002;
n=230; farx(n+1)=5.094788e+000; foe(n+1)=3.880714e+001; krok(n+1)=6.770166e-006; ng(n+1)=5.305538e+002;
n=231; farx(n+1)=5.083554e+000; foe(n+1)=3.869106e+001; krok(n+1)=4.717423e-006; ng(n+1)=5.949112e+002;
n=232; farx(n+1)=5.071337e+000; foe(n+1)=3.857503e+001; krok(n+1)=6.798773e-006; ng(n+1)=5.253529e+002;
n=233; farx(n+1)=5.060406e+000; foe(n+1)=3.846045e+001; krok(n+1)=4.702611e-006; ng(n+1)=5.905800e+002;
n=234; farx(n+1)=5.048250e+000; foe(n+1)=3.834602e+001; krok(n+1)=6.801400e-006; ng(n+1)=5.208534e+002;
n=235; farx(n+1)=5.037609e+000; foe(n+1)=3.823303e+001; krok(n+1)=4.694204e-006; ng(n+1)=5.853774e+002;
n=236; farx(n+1)=5.025510e+000; foe(n+1)=3.812012e+001; krok(n+1)=6.807713e-006; ng(n+1)=5.164182e+002;
n=237; farx(n+1)=5.015145e+000; foe(n+1)=3.800861e+001; krok(n+1)=4.687854e-006; ng(n+1)=5.805450e+002;
n=238; farx(n+1)=5.003110e+000; foe(n+1)=3.789722e+001; krok(n+1)=6.809996e-006; ng(n+1)=5.123465e+002;
n=239; farx(n+1)=4.993015e+000; foe(n+1)=3.778713e+001; krok(n+1)=4.679790e-006; ng(n+1)=5.763635e+002;
n=240; farx(n+1)=4.981048e+000; foe(n+1)=3.767717e+001; krok(n+1)=6.808389e-006; ng(n+1)=5.082577e+002;
n=241; farx(n+1)=4.971211e+000; foe(n+1)=3.756849e+001; krok(n+1)=4.675854e-006; ng(n+1)=5.717802e+002;
n=242; farx(n+1)=4.959307e+000; foe(n+1)=3.745992e+001; krok(n+1)=6.809996e-006; ng(n+1)=5.043125e+002;
n=243; farx(n+1)=4.949722e+000; foe(n+1)=3.735256e+001; krok(n+1)=4.670339e-006; ng(n+1)=5.676262e+002;
n=244; farx(n+1)=4.937883e+000; foe(n+1)=3.724532e+001; krok(n+1)=6.809996e-006; ng(n+1)=5.004649e+002;
n=245; farx(n+1)=4.928541e+000; foe(n+1)=3.713926e+001; krok(n+1)=4.665682e-006; ng(n+1)=5.634548e+002;
n=246; farx(n+1)=4.916766e+000; foe(n+1)=3.703330e+001; krok(n+1)=6.809996e-006; ng(n+1)=4.966827e+002;
n=247; farx(n+1)=4.907664e+000; foe(n+1)=3.692848e+001; krok(n+1)=4.659371e-006; ng(n+1)=5.593340e+002;
n=248; farx(n+1)=4.895954e+000; foe(n+1)=3.682371e+001; krok(n+1)=6.807713e-006; ng(n+1)=4.927809e+002;
n=249; farx(n+1)=4.887072e+000; foe(n+1)=3.672016e+001; krok(n+1)=4.664094e-006; ng(n+1)=5.547671e+002;
n=250; farx(n+1)=4.875440e+000; foe(n+1)=3.661668e+001; krok(n+1)=6.798773e-006; ng(n+1)=4.896030e+002;
n=251; farx(n+1)=4.866787e+000; foe(n+1)=3.651428e+001; krok(n+1)=4.655773e-006; ng(n+1)=5.509326e+002;
n=252; farx(n+1)=4.855203e+000; foe(n+1)=3.641186e+001; krok(n+1)=6.807713e-006; ng(n+1)=4.856850e+002;
n=253; farx(n+1)=4.846757e+000; foe(n+1)=3.631059e+001; krok(n+1)=4.661075e-006; ng(n+1)=5.470508e+002;
n=254; farx(n+1)=4.835262e+000; foe(n+1)=3.620943e+001; krok(n+1)=6.789510e-006; ng(n+1)=4.829334e+002;
n=255; farx(n+1)=4.827024e+000; foe(n+1)=3.610926e+001; krok(n+1)=4.661075e-006; ng(n+1)=5.431843e+002;
n=256; farx(n+1)=4.815611e+000; foe(n+1)=3.600921e+001; krok(n+1)=6.773676e-006; ng(n+1)=4.797233e+002;
n=257; farx(n+1)=4.807571e+000; foe(n+1)=3.591020e+001; krok(n+1)=4.665682e-006; ng(n+1)=5.386295e+002;
n=258; farx(n+1)=4.796222e+000; foe(n+1)=3.581121e+001; krok(n+1)=6.772117e-006; ng(n+1)=4.765203e+002;
n=259; farx(n+1)=4.788381e+000; foe(n+1)=3.571321e+001; krok(n+1)=4.664094e-006; ng(n+1)=5.350861e+002;
n=260; farx(n+1)=4.777094e+000; foe(n+1)=3.561525e+001; krok(n+1)=6.770166e-006; ng(n+1)=4.733512e+002;
n=261; farx(n+1)=4.769445e+000; foe(n+1)=3.551824e+001; krok(n+1)=4.664094e-006; ng(n+1)=5.315248e+002;
n=262; farx(n+1)=4.758226e+000; foe(n+1)=3.542128e+001; krok(n+1)=6.763611e-006; ng(n+1)=4.703079e+002;
n=263; farx(n+1)=4.750766e+000; foe(n+1)=3.532526e+001; krok(n+1)=4.664094e-006; ng(n+1)=5.278046e+002;
n=264; farx(n+1)=4.739605e+000; foe(n+1)=3.522924e+001; krok(n+1)=6.763611e-006; ng(n+1)=4.671742e+002;
n=265; farx(n+1)=4.732328e+000; foe(n+1)=3.513416e+001; krok(n+1)=4.664094e-006; ng(n+1)=5.243531e+002;
n=266; farx(n+1)=4.721226e+000; foe(n+1)=3.503908e+001; krok(n+1)=6.763611e-006; ng(n+1)=4.641920e+002;
n=267; farx(n+1)=4.714129e+000; foe(n+1)=3.494489e+001; krok(n+1)=4.664094e-006; ng(n+1)=5.211237e+002;
n=268; farx(n+1)=4.703094e+000; foe(n+1)=3.485073e+001; krok(n+1)=6.755832e-006; ng(n+1)=4.613356e+002;
n=269; farx(n+1)=4.696170e+000; foe(n+1)=3.475747e+001; krok(n+1)=4.665682e-006; ng(n+1)=5.175164e+002;
n=270; farx(n+1)=4.685192e+000; foe(n+1)=3.466419e+001; krok(n+1)=6.755832e-006; ng(n+1)=4.583987e+002;
n=271; farx(n+1)=4.678440e+000; foe(n+1)=3.457179e+001; krok(n+1)=4.665682e-006; ng(n+1)=5.142812e+002;
n=272; farx(n+1)=4.667518e+000; foe(n+1)=3.447936e+001; krok(n+1)=6.755832e-006; ng(n+1)=4.556878e+002;
n=273; farx(n+1)=4.660934e+000; foe(n+1)=3.438780e+001; krok(n+1)=4.665682e-006; ng(n+1)=5.111419e+002;
n=274; farx(n+1)=4.650068e+000; foe(n+1)=3.429621e+001; krok(n+1)=6.755832e-006; ng(n+1)=4.531374e+002;
n=275; farx(n+1)=4.643648e+000; foe(n+1)=3.420547e+001; krok(n+1)=4.665682e-006; ng(n+1)=5.080595e+002;
n=276; farx(n+1)=4.632837e+000; foe(n+1)=3.411469e+001; krok(n+1)=6.755832e-006; ng(n+1)=4.506125e+002;
n=277; farx(n+1)=4.626577e+000; foe(n+1)=3.402475e+001; krok(n+1)=4.665682e-006; ng(n+1)=5.049971e+002;
n=278; farx(n+1)=4.615811e+000; foe(n+1)=3.393476e+001; krok(n+1)=6.763611e-006; ng(n+1)=4.480930e+002;
n=279; farx(n+1)=4.609715e+000; foe(n+1)=3.384555e+001; krok(n+1)=4.659371e-006; ng(n+1)=5.024622e+002;
n=280; farx(n+1)=4.598991e+000; foe(n+1)=3.375627e+001; krok(n+1)=6.773676e-006; ng(n+1)=4.453549e+002;
n=281; farx(n+1)=4.593049e+000; foe(n+1)=3.366781e+001; krok(n+1)=4.659371e-006; ng(n+1)=4.996603e+002;
n=282; farx(n+1)=4.582379e+000; foe(n+1)=3.357930e+001; krok(n+1)=6.773676e-006; ng(n+1)=4.429714e+002;
n=283; farx(n+1)=4.576589e+000; foe(n+1)=3.349158e+001; krok(n+1)=4.659371e-006; ng(n+1)=4.967747e+002;
n=284; farx(n+1)=4.565963e+000; foe(n+1)=3.340381e+001; krok(n+1)=6.780679e-006; ng(n+1)=4.405373e+002;
n=285; farx(n+1)=4.560320e+000; foe(n+1)=3.331679e+001; krok(n+1)=4.661075e-006; ng(n+1)=4.942552e+002;
n=286; farx(n+1)=4.549759e+000; foe(n+1)=3.322979e+001; krok(n+1)=6.770166e-006; ng(n+1)=4.384360e+002;
n=287; farx(n+1)=4.544259e+000; foe(n+1)=3.314354e+001; krok(n+1)=4.664094e-006; ng(n+1)=4.911127e+002;
n=288; farx(n+1)=4.533747e+000; foe(n+1)=3.305725e+001; krok(n+1)=6.772117e-006; ng(n+1)=4.360896e+002;
n=289; farx(n+1)=4.528389e+000; foe(n+1)=3.297169e+001; krok(n+1)=4.665682e-006; ng(n+1)=4.885263e+002;
n=290; farx(n+1)=4.517927e+000; foe(n+1)=3.288611e+001; krok(n+1)=6.772117e-006; ng(n+1)=4.338408e+002;
n=291; farx(n+1)=4.512709e+000; foe(n+1)=3.280125e+001; krok(n+1)=4.665682e-006; ng(n+1)=4.860093e+002;
n=292; farx(n+1)=4.502289e+000; foe(n+1)=3.271634e+001; krok(n+1)=6.780679e-006; ng(n+1)=4.314759e+002;
n=293; farx(n+1)=4.497210e+000; foe(n+1)=3.263212e+001; krok(n+1)=4.664094e-006; ng(n+1)=4.838382e+002;
n=294; farx(n+1)=4.486839e+000; foe(n+1)=3.254787e+001; krok(n+1)=6.780679e-006; ng(n+1)=4.291768e+002;
n=295; farx(n+1)=4.481891e+000; foe(n+1)=3.246435e+001; krok(n+1)=4.670339e-006; ng(n+1)=4.811704e+002;
n=296; farx(n+1)=4.471579e+000; foe(n+1)=3.238081e+001; krok(n+1)=6.772347e-006; ng(n+1)=4.272155e+002;
n=297; farx(n+1)=4.466759e+000; foe(n+1)=3.229797e+001; krok(n+1)=4.675854e-006; ng(n+1)=4.785301e+002;
n=298; farx(n+1)=4.456505e+000; foe(n+1)=3.221511e+001; krok(n+1)=6.763611e-006; ng(n+1)=4.252100e+002;
n=299; farx(n+1)=4.451811e+000; foe(n+1)=3.213296e+001; krok(n+1)=4.678673e-006; ng(n+1)=4.757574e+002;
n=300; farx(n+1)=4.441594e+000; foe(n+1)=3.205072e+001; krok(n+1)=6.773676e-006; ng(n+1)=4.229241e+002;

figure; semilogy(farx,'b'); hold on; semilogy(foe,'r'); xlabel('Iteracje'); ylabel('Earx, Eoe'); legend('Earx','Eoe'); title('Uczenie predyktora OE');

grid on;
grid(gca, 'minor');

x0 = 10;
y0 = 10;
width = 1280;
height = 720;
set(gcf, 'position', [x0, y0, width, height]);
save_figure = true;

if save_figure
    exportgraphics(gcf, "../../images/zad2_best_neural_oe_model_training_gradient_descent.pdf", 'ContentType', 'vector');
end

figure; subplot(2,1,1); semilogy(krok); xlabel('Iteracje'); ylabel('Krok');
subplot(2,1,2); semilogy(ng); xlabel('Iteracje'); ylabel('Norma gradientu');
Earx=farx(n+1)
Eoe=foe(n+1)
